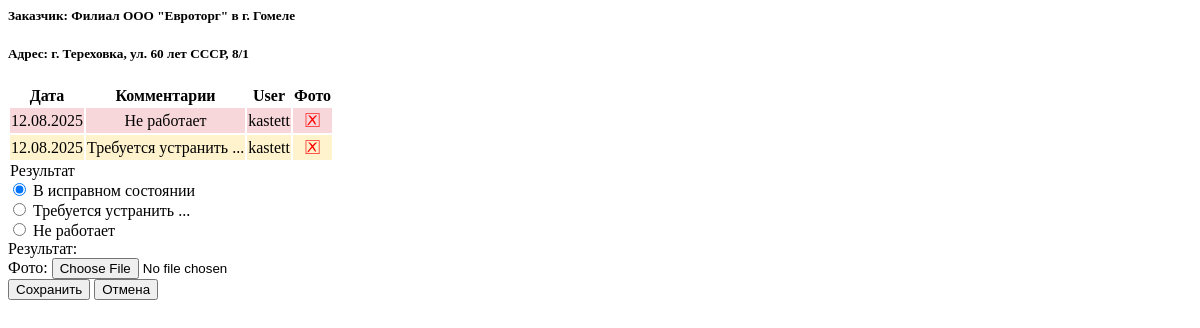
The page /service/add/13/ (signed in) on the database as committed earlier.
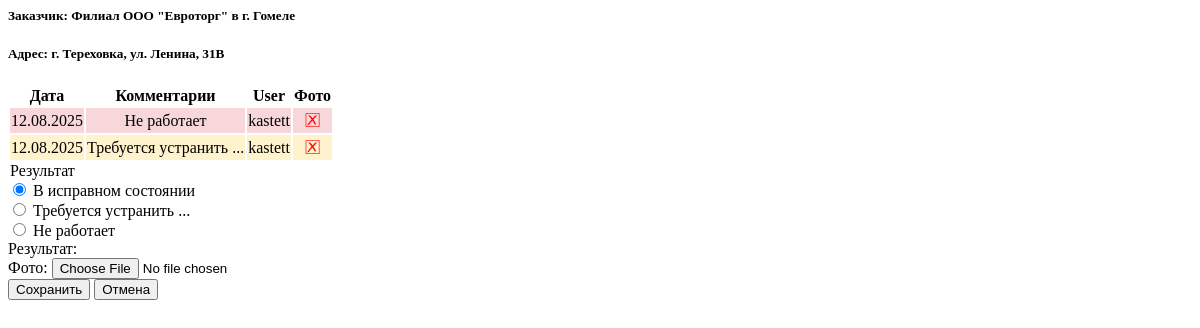
The same page on the database as committed later.
### LIFTEH/models.py (models this page shows)
class Object(models.Model):
    customer = models.CharField(max_length=255, default='')
    address = models.CharField(max_length=255, default='')
    model = models.CharField(max_length=255, default='')
    work = models.CharField(max_length=20, default='')
    phone = models.CharField(max_length=20, default='')
    name = models.CharField(max_length=255, default='')
    M1 = models.DecimalField(max_digits=12, decimal_places=2, null=True)
    M2 = models.DecimalField(max_digits=12, decimal_places=2, null=True)
    M3 = models.DecimalField(max_digits=12, decimal_places=2, null=True)
    M4 = models.DecimalField(max_digits=12, decimal_places=2, null=True)
    M5 = models.DecimalField(max_digits=12, decimal_places=2, null=True)
    M6 = models.DecimalField(max_digits=12, decimal_places=2, null=True)
    M7 = models.DecimalField(max_digits=12, decimal_places=2, null=True)
    M8 = models.DecimalField(max_digits=12, decimal_places=2, null=True)
    M9 = models.DecimalField(max_digits=12, decimal_places=2, null=True)
    M10 = models.DecimalField(max_digits=12, decimal_places=2, null=True)
    M11 = models.DecimalField(max_digits=12, decimal_places=2, null=True)
    M12 = models.DecimalField(max_digits=12, decimal_places=2, null=True)
    latitude = models.FloatField(null=True, blank=True)
    longitude = models.FloatField(null=True, blank=True)
    folder_id = models.CharField(max_length=50, default='', blank=True)

### LIFTEH/views.py (the view, shortened to what this page needs)
# urls.py: path('service/add/<int:object_id>/', views.service_add, name='service_add'),
@login_required
def service_add(request, object_id):
    obj = get_object_or_404(Object, id=object_id)
    services = Service.objects.filter(object=obj).order_by('-service_date')[:2]
    current_datetime = timezone.now()
    form = ServiceForm()
    return render(request, 'service_add.html', {
        'form': form,
        'object': obj,
        'services': services,
        'current_datetime': current_datetime
    })

### LIFTEH/forms.py (shortened to what this page needs)
class ServiceForm(forms.ModelForm):
    class Meta:
        model = Service
        fields = ['service_date', 'comments', 'result', 'foto']
    def __init__(self, *args, **kwargs):
        self.object_id = kwargs.pop('object_id', None)  # Сохраняем object_id
        super().__init__(*args, **kwargs)

### LIFTEH/templates/service_add.html (shortened to what this page needs)
<h5><b>Заказчик:</b> {{ object.customer }}</h5>
<h5><b>Адрес:</b> {{ object.address }}</h5>
<table class="table table-sm" style="border-radius: 5px; overflow: hidden;">
    <tr style="text-align: center;">
        <th>Дата</th>
        <th>Комментарии</th>
        <th>User</th>
        <th>Фото</th>
    </tr>
{% for service in services %}
    <tr style="text-align: center;"
    class="{% if service.result == 0 %}table-success{% elif service.result == 1 %}table-warning{% elif service.result == 2 %}table-danger{% endif %}">
        <td>{{ service.service_date|date:"d.m.Y" }}</td>
        <td>{{ service.comments }}</td>
        <td>{{ service.user.username }}</td>
        <td>
            {% if service.foto %}
                <span style="color: green; font-size: 20px;">&#x1F5F9;</span>
            {% else %}
                <span style="color: red; font-size: 20px;">&#x1F5F5;</span>
            {% endif %}
        </td>
    </tr>
    {% empty %}
    <tr>
        <td colspan="4">Нет записей обслуживания.</td>
    </tr>
    {% endfor %}
</table>
<form method="POST" enctype="multipart/form-data" id="serviceAddForm" action="{% url 'service_add' object_id=object.id %}">
    <div class="form-floating mt-2 mb-2">
        <div class="form-control" name="result-container" style="display: table;">
            <legend class="visually-hidden">Результат</legend>
            <div class="form-check">
                <input class="form-check-input" type="radio" name="result" id="result0" value="0" checked required>
                <label class="form-check-label" for="result0">В исправном состоянии</label>
            </div>
            <div class="form-check">
                <input class="form-check-input" type="radio" name="result" id="result1" value="1">
                <label class="form-check-label" for="result1">Требуется устранить ...</label>
            </div>
            <div class="form-check">
                <input class="form-check-input" type="radio" name="result" id="result2" value="2">
                <label class="form-check-label" for="result2">Не работает</label>
            </div>
        </div>
        <label class="form-label" for="result0">Результат:</label>
    </div>
<div class="input-group d-none mb-2" id="foto-group">
    <label class="input-group-text" for="foto">Фото:</label>
    <input type="file" class="form-control" id="foto" name="foto" accept="image/*">
</div>
    <button type="submit" class="btn btn-success">Сохранить</button>
    <button type="button" class="btn btn-primary" data-bs-dismiss="modal">Отмена</button>
</form>

Rows that differ between the two databases and show on the page:
changed Object "Филиал ООО \"Евроторг\" в г. Гомеле": address "г. Тереховка, ул. 60 лет СССР, 8/1" → "г. Тереховка, ул. Ленина, 31В"
